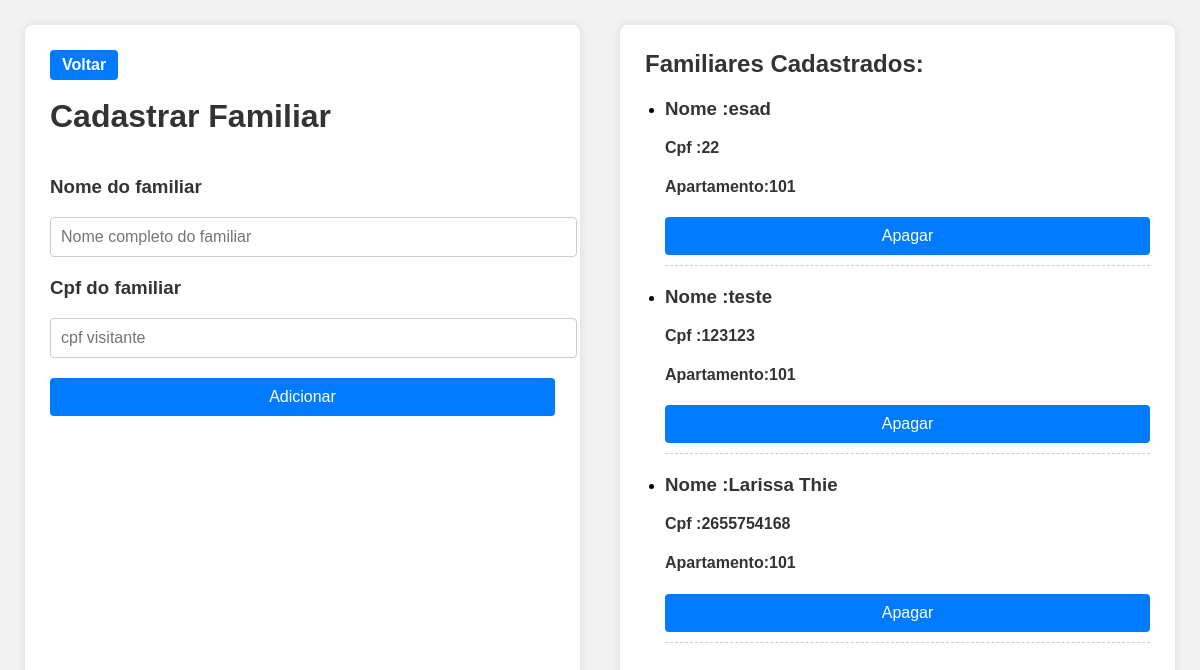
Before: /cadastrar_familiares (signed in) with the older database file.
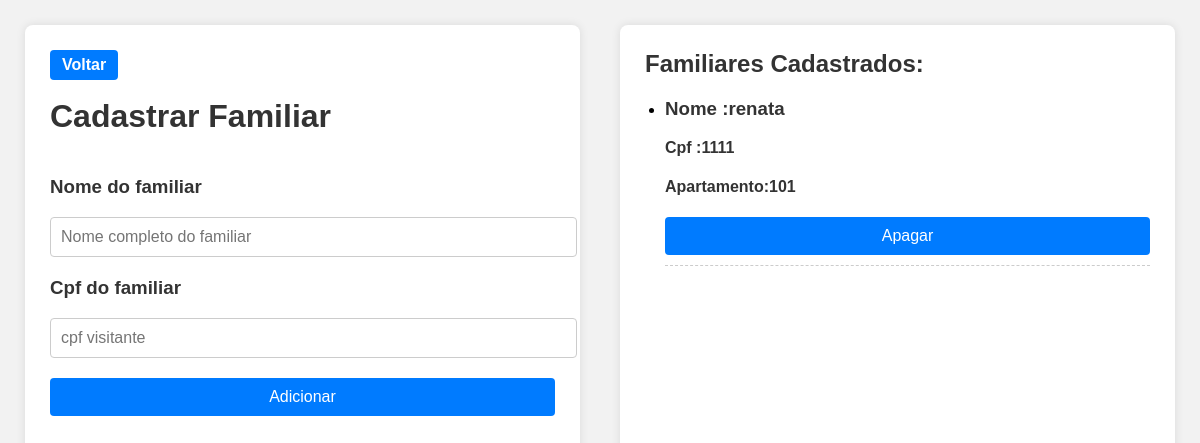
After: the same page with the newer database file.
### app.py (models this page shows)
class Familiar(db.Model):
    __tablename__ = 'visitantes_apartamento'
    cpf_visitante = db.Column(db.Integer, primary_key=True)
    cpf_morador = db.Column(db.Integer, db.ForeignKey('moradores.cpf'), nullable=False)
    nome = db.Column(db.String(50), nullable=False)
    apartamento = db.Column(db.String(10), nullable=False)
    morador = db.relationship('Usuario', backref=db.backref('familiares', lazy=True))

### app.py (the view)
@app.route('/cadastrar_familiares', methods=['GET', 'POST'])
def cadastrar_familiares():
    cpf_morador = session.get('usuario_cpf')
    familiares = Familiar.query.filter_by(cpf_morador = cpf_morador).all()
    error = request.args.get('error')
    return render_template('cadastrar_familiares.html', familiares=familiares , error = error)

### templates/cadastrar_familiares.html (shortened to what this page needs)
<!DOCTYPE html>
<html lang="pt-br">
<head>
</head>
<body>
  <div class="container">
    <div class="lado-esquerdo">
      <div class="voltar-pagina">
        <button onclick="window.location.href='/pinicial'" class="botao-voltar">Voltar</button>
      </div>
      <form method="POST" action="/addFamiliar">
        <h1>{{ 'Editar Familiar' if familiar_editado else 'Cadastrar Familiar' }}</h1>
        <div>
            <h3>Nome do familiar</h3>
              <input type="text" name="nome" placeholder="Nome completo do familiar"
              value="{{ familiar_editado.nome if familiar_editado else '' }}" required>
        </div>
        <div>
          <h3>Cpf do familiar</h3>
          <input type="text" name="cpf" placeholder="cpf visitante"
                value="{{ familiar_editado.nome if familiar_editado else '' }}" required>
        </div>
        <button type="submit">{{ 'Salvar' if familiar_editado else 'Adicionar' }}</button>
      </form>
    </div>
    <div class="lado-direito">
      {% block content %}
      <h2>Familiares Cadastrados:</h2>
        <ul>
          {% for familiar in familiares %}
            <li>
              <h3>Nome :{{ familiar.nome }} </h3>
              <h4>Cpf :{{ familiar.cpf_visitante }}</h4>
              <h4>Apartamento:{{ familiar.apartamento }}</h4>
                  <form action="{{url_for('delete', cpf = familiar.cpf_visitante)}}" method="POST">
                    <input type="submit" value="Apagar" class="btn btn-danger btn-sn"
                    onclick="return confirm('Tem certeza que deseja apagar esse familiar?')">
                  </form>
            </li>
          {% endfor %}
        </ul>
      {% endblock %}
    </div>
  </div>
</body>
</html>

Changed rows visible on the page:
removed Familiar: nome "esad", cpf_visitante "22", apartamento "101"
removed Familiar: nome "teste", cpf_visitante "123123", apartamento "101"
removed Familiar: nome "Larissa Thie", cpf_visitante "2655754168", apartamento "101"
now on this page (row edited): Familiar: nome "renata", cpf_visitante "1111", apartamento "101"
